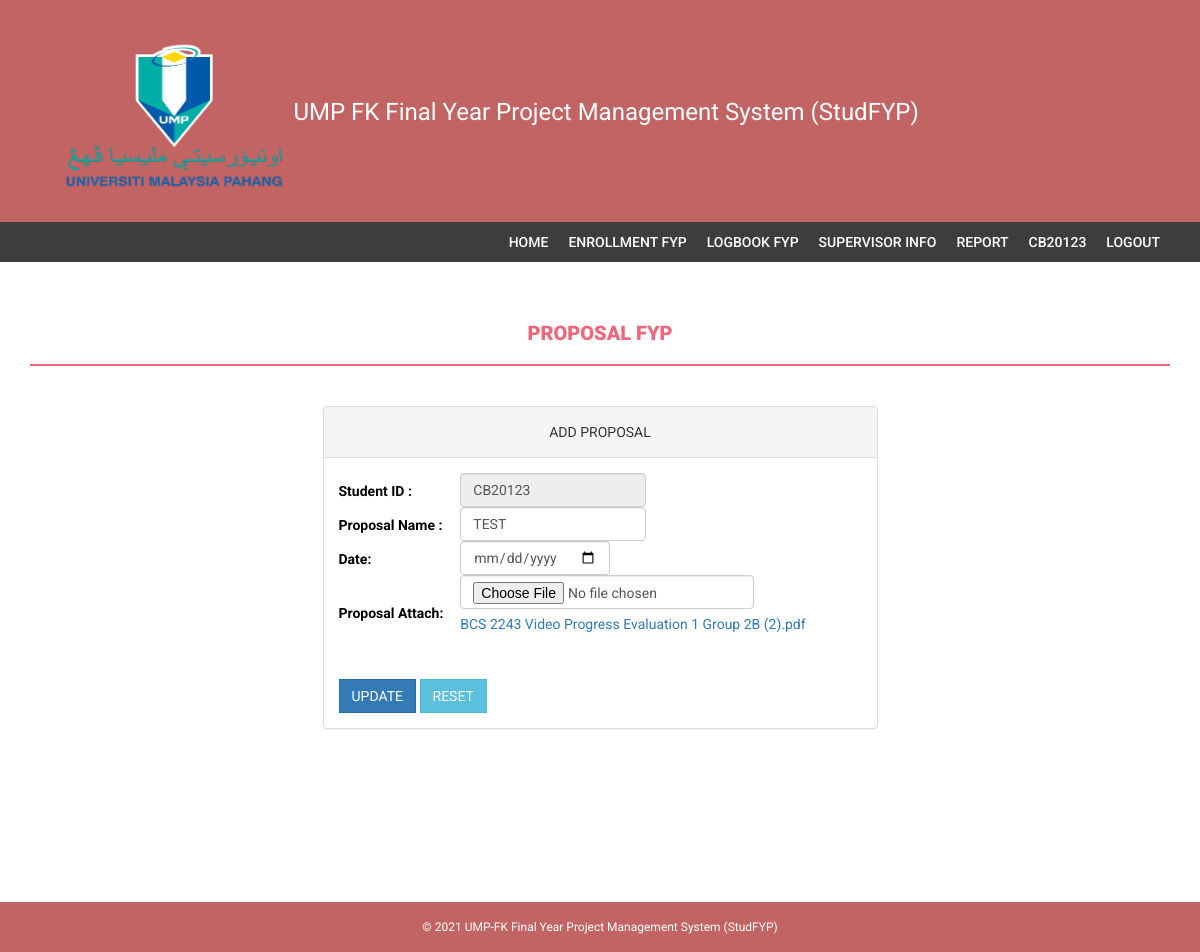
Screenshot of /student/editProposal.php?id=1 (signed in) with the database file from the repository.
### tables this page shows
CREATE TABLE `thesis` (
  `thesis_id` int(11) NOT NULL,
  `thesis_type` varchar(40) NOT NULL,
  `thesis_date` date NOT NULL,
  `thesis_attach` varchar(400) NOT NULL,
  `student_id` varchar(10) NOT NULL
);

### student/editProposal.php (the view, shortened to what this page needs)
<?php
if(isset($_SESSION['User'])){
    $User = $_SESSION['User'];
}else{
    header("location:/studfyp/login.php");
}
$id = $_GET['id'];
?>
<!DOCTYPE html>
<html xmlns="http://www.w3.org/1999/xhtml">
    <head>
        <link href="assets/css/bootstrap.css" rel="stylesheet" />
        <link href="assets/css/font-awesome.css" rel="stylesheet" />
        <link href="assets/css/style.css" rel="stylesheet" />
    </head>
    <body>
        <?php include('includes/header.php');?>
        <?php include('includes/menubar.php');?>
        <div class="content-wrapper">
            <div class="container">
                <div class="row">
                    <div class="col-md-12"><h1 class="page-head-line">Proposal FYP </h1></div>
                </div>
                <div class="row" >
                    <div class="col-md-3"></div>
                    <div class="col-md-6">
                        <div class="panel panel-default">
                            <div class="panel-heading"><center>ADD PROPOSAL</center></div>
                            <font color="black" align="left">
                            <div class="panel-body">
                                <form class="form-inline" method="POST"  enctype="multipart/form-data">
                                    <table align="center" width="100%">
                                        <?php
                                        include('includes/config.php');
                                        $query = "SELECT * FROM thesis WHERE thesis_id=$id";
                                        $result = mysqli_query($bd,$query);
                                        $row = mysqli_fetch_assoc($result);
                                        ?>
                                        <tr>
                                            <td><label class="control-label">Student ID : </label></td>
                                            <td><input type="text" name="txt_id" class="form-control" value="<?php echo $row['student_id'];  ?>" readonly/></td>
                                        </tr>
                                        <tr>
                                            <td><label class="control-label">Proposal Name : </label></td>
                                            <td><input type="text" name="txt_name" class="form-control" value="<?php echo $row['thesis_type'];; ?>" required="required"/></td>
                                        </tr>
                                        <tr>
                                            <td><label class="control-label">Date: </label></td>
                                                <td><input type="date" name="date" class="form-control" required="required" /></td>
                                        </tr>
                                        <tr>
                                        <td><label class="control-label">Proposal Attach: </label></td>
                                        <td>
                                            <input type="file" name="txt_file" class="form-control" required="required">
                                            <p><a href="files/<?php echo $row['thesis_attach']; ?>" download><?php echo $row['thesis_attach']?></a></p>
                                        </td>
                                        </tr>
                                        <tr>
                                            <td colspan="2">
                                                <br>
                                                <input type="submit"  name="btn_update" class="btn btn-primary" value="UPDATE">
                                                <input type="reset"   name="btn_reset" class="btn btn-info "value="RESET">
                                            </td>
                                        </tr>
                                    </table>
                                </form>
                            </div>
                        </div>
                    </div>
                </div>
            </div>
        </div>
        <?php include('includes/footer.php');?>
    </body>
</html>

### student/assets/css/style.css (style rules this page uses)
body { font-family: 'Roboto', sans-serif; line-height: 30px; }
.content-wrapper { margin-top: 40px; min-height: 600px; padding-bottom: 60px; }
.page-head-line { font-weight: 900; padding-bottom: 20px; border-bottom: 2px solid #F0677C; text-transform: uppercase; color: #F0677C; font-size: 20px; margin-bottom: 40px; }
.btn { border-radius: 0px; -webkit-border-radius: 0px; -moz-border-radius: 0px; }

### student/includes/footer.php (style rules this page uses)
.col-md-12 { text-align: center; }

### rows the page displays
thesis: txt_id "CB20123", txt_name "TEST", thesis_attach "BCS 2243 Video Progress Evaluation 1 Group 2B (2).pdf"

### other values shown
$User "CB20123"
